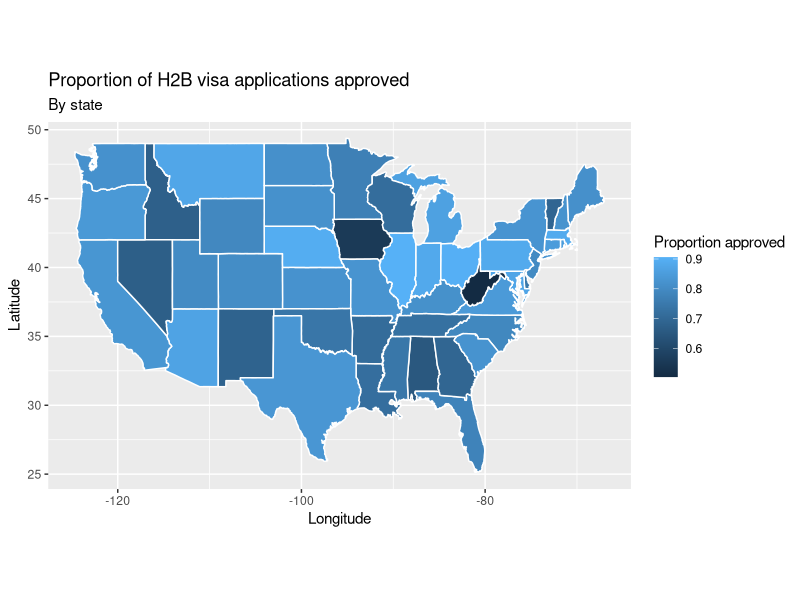
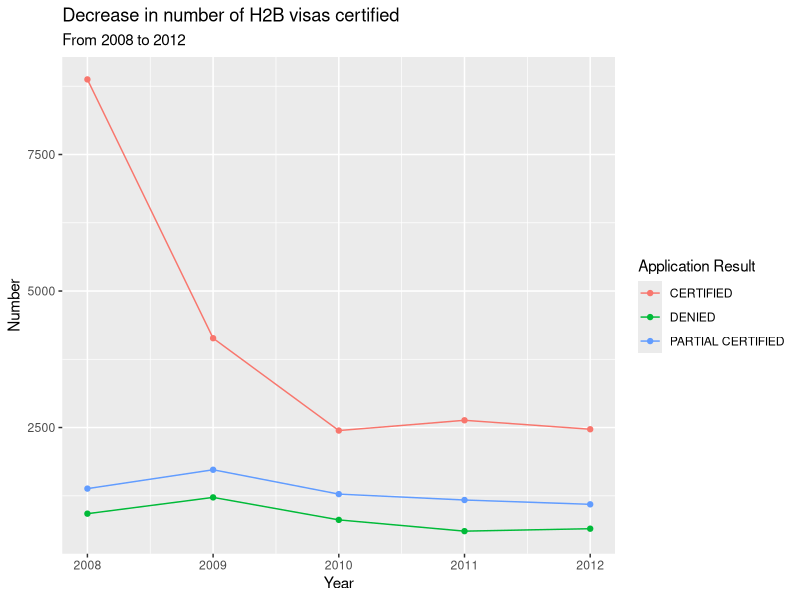

R code for these plots, in order:
## ---- chunk 1
knitr::opts_chunk$set(echo = FALSE)
## ---- chunk 2
library(tidyverse)
library(readxl)
library(stringr)
library(lubridate)
library(maps)

## ---- chunk 3
h2b2008 <- read_csv("data/H-2B_FY2008.csv") %>%
  mutate(year = 2008)
h2b2009 <- read_csv("data/H-2B_FY2009.csv") %>%
  mutate(year = 2009)
h2b2010 <- read_csv("data/H-2B_FY2010.csv") %>%
  mutate(year = 2010)
h2b2011 <- read_csv("data/H-2B_FY2011.csv") %>%
  mutate(year = 2011)
h2b2012 <- read_csv("data/H-2B_FY2012.csv") %>%
  mutate(year = 2012)

h2b <- h2b2008 %>%
  full_join(h2b2009) %>%
  full_join(h2b2010)%>%
  full_join(h2b2011)%>%
  full_join(h2b2012)

h2b <- h2b %>%
  select(year, CASE_NO, DECISION_DATE, NPC_SUBMITTED_DATE, CASE_STATUS, ALIEN_WORK_STATE, CERTIFICATION_BEGIN_DATE, CERTIFICATION_END_DATE, EMPLOYER_CITY, EMPLOYER_STATE, EMPLOYER_POSTAL_CODE, AGENT_ATTORNEY_CITY, AGENT_ATTORNEY_STATE, JOB_TITLE, NBR_WORKERS_CERTIFIED, PREVAILING_WAGE, PW_UNIT_OF_PAY, BASIC_RATE_OF_PAY, BASIC_UNIT_OF_PAY, DOT_OCCUPATIONAL_CODE, NBR_WORKERS_REQUESTED, DOT_NAME, SOC_CODE, SOC_NAME)
## ---- chunk 4
h2b <- h2b %>%
  mutate(case_no = CASE_NO, 
         decision_date = DECISION_DATE,
         npc_submitted_date = NPC_SUBMITTED_DATE,
         case_status = CASE_STATUS, 
         alien_work_state = ALIEN_WORK_STATE, 
         certification_begin_date = CERTIFICATION_BEGIN_DATE, 
         certification_end_date = CERTIFICATION_END_DATE, 
         employer_city = EMPLOYER_CITY, 
         employer_state = EMPLOYER_STATE, 
         employer_postal_code = EMPLOYER_POSTAL_CODE, 
         agent_attorney_city = AGENT_ATTORNEY_CITY, 
         agent_attorney_state = AGENT_ATTORNEY_STATE, 
         job_title = JOB_TITLE, 
         nbr_workers_certified = NBR_WORKERS_CERTIFIED, 
         prevailing_wage = PREVAILING_WAGE, 
         pw_unit_of_pay = PW_UNIT_OF_PAY, 
         basic_rate_of_pay = BASIC_RATE_OF_PAY, 
         basic_unit_of_pay = BASIC_UNIT_OF_PAY, 
         dot_occupational_code = DOT_OCCUPATIONAL_CODE, 
         nbur_workers_requested =NBR_WORKERS_REQUESTED, 
         dot_name = DOT_NAME, 
         soc_code = SOC_CODE, 
         soc_name = SOC_NAME)

h2b <- h2b %>%
  select(year, case_no, decision_date, npc_submitted_date, case_status, alien_work_state, certification_begin_date, certification_end_date, employer_city, employer_state, employer_postal_code, agent_attorney_city, agent_attorney_state, job_title, nbr_workers_certified, prevailing_wage, pw_unit_of_pay, basic_rate_of_pay, basic_unit_of_pay, dot_occupational_code, nbur_workers_requested, dot_name, soc_code, soc_name)

## ---- chunk 5

h2b <- h2b %>%
  mutate(wage_diff = case_when(
  prevailing_wage > basic_rate_of_pay ~ "prevail_higher",
  prevailing_wage == basic_rate_of_pay ~ "same",
  prevailing_wage < basic_rate_of_pay ~ "basic_higher"
  ))
  

## ---- chunk 6

h2b <- h2b %>%
  mutate(decision_season = case_when(
    str_sub(decision_date,1,2) == "1/" ~ "winter",
    str_sub(decision_date,1,2) == "2/" ~ "winter",
    str_sub(decision_date,1,2) == "3/" ~ "spring",
    str_sub(decision_date,1,2) == "4/" ~ "spring",
    str_sub(decision_date,1,2) == "5/" ~ "spring",
    str_sub(decision_date,1,2) == "6/" ~ "summer",
    str_sub(decision_date,1,2) == "7/" ~ "summer",
    str_sub(decision_date,1,2) == "8/" ~ "summer",
    str_sub(decision_date,1,2) == "9/" ~ "fall",
    str_sub(decision_date,1,3) == "10/" ~ "fall",
    str_sub(decision_date,1,3) == "11/" ~ "fall",
    str_sub(decision_date,1,3) == "12/" ~ "winter",
    str_sub(decision_date,3,5) == "Jan" ~ "winter",
    str_sub(decision_date,4,6) == "Jan" ~ "winter",
    str_sub(decision_date,3,5) == "Feb" ~ "winter",
    str_sub(decision_date,4,6) == "Feb" ~ "winter",
    str_sub(decision_date,3,5) == "Mar" ~ "spring",
    str_sub(decision_date,4,6) == "Mar" ~ "spring",
    str_sub(decision_date,3,5) == "Apr" ~ "spring",
    str_sub(decision_date,4,6) == "Apr" ~ "spring",
    str_sub(decision_date,3,5) == "May" ~ "spring",
    str_sub(decision_date,4,6) == "May" ~ "spring",
    str_sub(decision_date,3,5) == "Jun" ~ "summer",
    str_sub(decision_date,4,6) == "Jun" ~ "summer",
    str_sub(decision_date,3,5) == "Jul" ~ "summer",
    str_sub(decision_date,4,6) == "Jul" ~ "summer",
    str_sub(decision_date,3,5) == "Aug" ~ "summer",
    str_sub(decision_date,4,6) == "Aug" ~ "summer",
    str_sub(decision_date,3,5) == "Sep" ~ "fall",
    str_sub(decision_date,4,6) == "Sep" ~ "fall",
    str_sub(decision_date,3,5) == "Oct" ~ "fall",
    str_sub(decision_date,4,6) == "Oct" ~ "fall",
    str_sub(decision_date,3,5) == "Nov" ~ "fall",
    str_sub(decision_date,4,6) == "Nov" ~ "fall",
    str_sub(decision_date,3,5) == "Dec" ~ "winter",
    str_sub(decision_date,4,6) == "Dec" ~ "winter",
  ))

h2b <- h2b %>%
  mutate(submitted_season = case_when(
    str_sub(npc_submitted_date,1,2) == "1/" ~ "winter",
    str_sub(npc_submitted_date,1,2) == "2/" ~ "winter",
    str_sub(npc_submitted_date,1,2) == "3/" ~ "spring",
    str_sub(npc_submitted_date,1,2) == "4/" ~ "spring",
    str_sub(npc_submitted_date,1,2) == "5/" ~ "spring",
    str_sub(npc_submitted_date,1,2) == "6/" ~ "summer",
    str_sub(npc_submitted_date,1,2) == "7/" ~ "summer",
    str_sub(npc_submitted_date,1,2) == "8/" ~ "summer",
    str_sub(npc_submitted_date,1,2) == "9/" ~ "fall",
    str_sub(npc_submitted_date,1,3) == "10/" ~ "fall",
    str_sub(npc_submitted_date,1,3) == "11/" ~ "fall",
    str_sub(npc_submitted_date,1,3) == "12/" ~ "winter",
    str_sub(npc_submitted_date,3,5) == "Jan" ~ "winter",
    str_sub(npc_submitted_date,4,6) == "Jan" ~ "winter",
    str_sub(npc_submitted_date,3,5) == "Feb" ~ "winter",
    str_sub(npc_submitted_date,4,6) == "Feb" ~ "winter",
    str_sub(npc_submitted_date,3,5) == "Mar" ~ "spring",
    str_sub(npc_submitted_date,4,6) == "Mar" ~ "spring",
    str_sub(npc_submitted_date,3,5) == "Apr" ~ "spring",
    str_sub(npc_submitted_date,4,6) == "Apr" ~ "spring",
    str_sub(npc_submitted_date,3,5) == "May" ~ "spring",
    str_sub(npc_submitted_date,4,6) == "May" ~ "spring",
    str_sub(npc_submitted_date,3,5) == "Jun" ~ "summer",
    str_sub(npc_submitted_date,4,6) == "Jun" ~ "summer",
    str_sub(npc_submitted_date,3,5) == "Jul" ~ "summer",
    str_sub(npc_submitted_date,4,6) == "Jul" ~ "summer",
    str_sub(npc_submitted_date,3,5) == "Aug" ~ "summer",
    str_sub(npc_submitted_date,4,6) == "Aug" ~ "summer",
    str_sub(npc_submitted_date,3,5) == "Sep" ~ "fall",
    str_sub(npc_submitted_date,4,6) == "Sep" ~ "fall",
    str_sub(npc_submitted_date,3,5) == "Oct" ~ "fall",
    str_sub(npc_submitted_date,4,6) == "Oct" ~ "fall",
    str_sub(npc_submitted_date,3,5) == "Nov" ~ "fall",
    str_sub(npc_submitted_date,4,6) == "Nov" ~ "fall",
    str_sub(npc_submitted_date,3,5) == "Dec" ~ "winter",
    str_sub(npc_submitted_date,4,6) == "Dec" ~ "winter",
  ))

  
  
## ---- chunk 7
h2b <- h2b %>%
  mutate(region = case_when(
    employer_state == "WA" | employer_state == "OR" | employer_state == "CA" |  employer_state == "ID" | employer_state == "MT" | employer_state == "WY" | employer_state == "NV" | employer_state == "UT" | employer_state == "CO" | employer_state == "AZ" | employer_state == "NM" | employer_state == "AK" | employer_state == "HI" ~ "West",
    employer_state == "ND" | employer_state == "SD" | employer_state == "NE" | employer_state == "KS" | employer_state == "MN" | employer_state == "IA" | employer_state == "MO" | employer_state == "WI" | employer_state == "IL" | employer_state == "MI" | employer_state == "IN" | employer_state == "OH" ~ "Midwest",
    employer_state == "TX" | employer_state == "OK" | employer_state == "AR" | employer_state == "LA" | employer_state == "MS" | employer_state == "AL" | employer_state == "TN" | employer_state == "KY" | employer_state == "WV" | employer_state == "MD" | employer_state == "DE" | employer_state == "VA" | employer_state == "NC" | employer_state == "SC" | employer_state == "GA" | employer_state == "FL" ~ "South",
    employer_state == "ME" | employer_state == "NH" | employer_state == "VT" | employer_state == "MA" | employer_state == "CT" | employer_state == "RI" | employer_state == "NJ" | employer_state == "NY" | employer_state == "PA" ~ "Northeast"
  ))
## ---- chunk 8
h2b <- h2b %>%
  mutate(occupation_category = case_when(
    str_sub(dot_occupational_code,1,1) == "0" | str_sub(dot_occupational_code,1,1) == "1" ~ "professional, technical, and managerial",
    str_sub(dot_occupational_code,1,1) == "2" ~ "clerical and sales",
    str_sub(dot_occupational_code,1,1) == "3" ~ "service",
    str_sub(dot_occupational_code,1,1) == "4" ~ "agricultural, fishery, forestry, and related",
    str_sub(dot_occupational_code,1,1) == "5" ~ "processing",
    str_sub(dot_occupational_code,1,1) == "6" ~ "machine trades",
    str_sub(dot_occupational_code,1,1) == "7" ~ "benchwork",
    str_sub(dot_occupational_code,1,1) == "8" ~ "structural work",
    str_sub(dot_occupational_code,1,1) == "9" ~ "miscellaneous"
  ))

## ---- chunk 9
state_props <- h2b %>%
  filter(!is.na(nbur_workers_requested) & !(is.na(nbr_workers_certified))) %>%
  filter(employer_state %in% state.abb | employer_state == "DC") %>%
  filter(employer_state != "HI" & employer_state!="AK") %>%
  mutate(region = case_when(employer_state %in% state.abb ~ tolower(setNames(state.name, state.abb))[employer_state], employer_state == "DC" ~ "district of columbia")) %>%
  group_by(region) %>%
  summarise(prop = sum(nbr_workers_certified) / sum(nbur_workers_requested))

#h2b %>%
  #filter(!is.na(nbur_workers_requested) & !(is.na(nbr_workers_certified))) %>%
  #group_by(employer_state) %>%
  #summarise(prop = sum(nbr_workers_certified) / sum(nbur_workers_requested),
   #         n = n()) %>%
  #arrange(desc(prop))

#h2b %>%
 # filter(!is.na(nbur_workers_requested) & !(is.na(nbr_workers_certified))) %>%
  #group_by(employer_state) %>%
  #summarise(prop = sum(nbr_workers_certified) / sum(nbur_workers_requested),
   #         n = n()) %>%
  #arrange(prop)

map <- merge(state_props, map_data("state"), sort = FALSE, by = "region")

map %>%
  ggplot() + 
  geom_polygon(aes(x = long, y = lat, group = group, fill = prop), color = "white") +
  coord_fixed(1.5) + 
  labs(title = "Proportion of H2B visa applications approved",
       subtitle = "By state",
       x = "Longitude",
       y = "Latitude",
       fill = "Proportion approved")
  
#map_data("state") %>%
 # ggplot() +
  #geom_polygon(aes(x = long, y = lat, group = group), color = "white")
## ---- chunk 10
h2b %>% 
  filter(case_status %in% c("CERTIFIED", "PARTIAL CERTIFIED", "DENIED")) %>%
  group_by(year) %>%
  count(case_status) %>%
  ggplot(mapping = aes(x = year, y = n, color = case_status)) +
  geom_point() + 
  geom_line() +
  labs(title = "Decrease in number of H2B visas certified",
       subtitle = "From 2008 to 2012",
       x = "Year",
       y = "Number",
       color = "Application Result")
## ---- chunk 11
h2b <- h2b %>%
  mutate(prop_workers_certified = nbr_workers_certified/nbur_workers_requested) 
